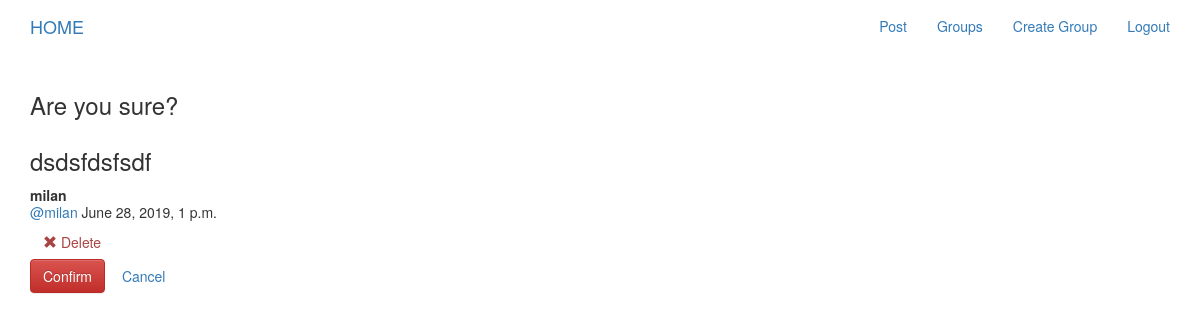
Page /posts/by/milan/6 (signed in) on the committed database.
### posts/models.py (models this page shows, shortened)
class Post(models.Model):
    user = models.ForeignKey(User, related_name='posts', on_delete=models.CASCADE)
    created_at = models.DateTimeField(auto_now=True)
    message = models.TextField()
    message_html = models.TextField(editable=False)
    group = models.ForeignKey(Group, related_name='posts', null=True, blank=True, on_delete=models.CASCADE)
    class Meta:
        ordering = ['-created_at']
        unique_together = ['user', 'message']

### posts/views.py (the view, shortened to what this page needs)
# urls.py: path('by/<username>/<int:pk>', views.PostDetail.as_view(), name='single'),
class PostDetail(SelectRelatedMixin, generic.DeleteView):
    model = models.Post
    select_related = ('user', 'group')

### posts/templates/posts/post_confirm_delete.html (shortened to what this page needs)
{% extends 'posts/post_base.html' %}
{% block post_content %}
<h3>Are you sure?</h3>
<div class="posts">
  {% include 'posts/_post.html' with post=object hide_delete=True %}
</div>
<form method="post">
  <input type="submit"  value="Confirm" class="btn btn-danger btn-lage">
  <a href="{% url 'posts:single' username=user.username pk=object.pk %}" class="btn btn-simle btn-large">Cancel</a>
</form>
{% endblock %}

### posts/templates/posts/_post.html
<div class="post media">
  <h3>{{post.message_html|safe}}</h3>
    <div class="media-body">
    <strong>{{post.user.username}}</strong>
    <h5 class="media-heading">
    <span class="username"> <a href="{% url 'posts:for_user' username=post.user.username%}">@{{post.user.username}}</a> </span>
    <time class="time"> {{post.created_at}}<a href="{% url 'posts:single' username=post.user.username pk=post.pk %}"></a> </time>
    </h5>
    <div class="media-footer">
      {% if user.is_authenticated and  post.user == user %}
        <a href="{% url 'posts:delete' pk=post.pk %}" title='delete' class="btn btn-simple">
          <span class="glyphicon glyphicon-remove text-danger" aria-hidden='true'></span>
          <span class="text-danger icon-label">Delete</span>
        </a>
      {% endif %}
    </div>
  </div>
</div>

### rows in the picture
Post: message_html "dsdsfdsfsdf", user.username "milan", created_at "June 28, 2019, 1 p.m."
